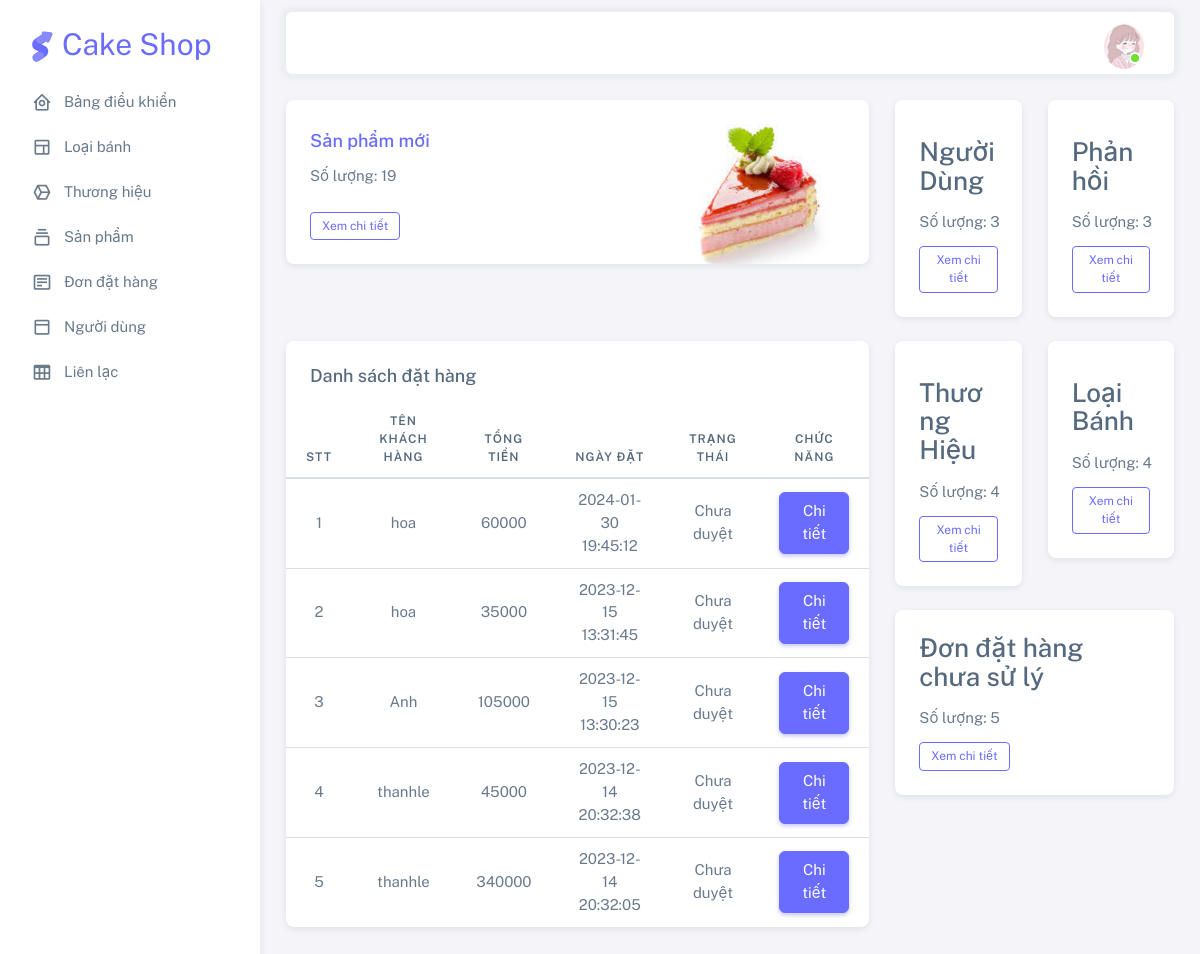
/admin/html/index.php (signed in), run on the app's committed database.
### tables this page shows
CREATE TABLE `oders` (
  `OderId` int(11) NOT NULL,
  `CustomerId` int(11) NOT NULL,
  `Note` varchar(255) NOT NULL,
  `order_date` datetime NOT NULL,
  `address` varchar(255) NOT NULL,
  `number_phone` varchar(15) NOT NULL,
  `status` int(1) NOT NULL DEFAULT 0,
  `total_price` int(255) NOT NULL DEFAULT 0
);

CREATE TABLE `customers` (
  `CustomerId` int(11) NOT NULL,
  `Fullname` varchar(255) NOT NULL,
  `Image` varchar(255) NOT NULL,
  `PhoneNumber` char(15) NOT NULL,
  `Address` varchar(255) NOT NULL,
  `Status` tinyint(1) NOT NULL DEFAULT 1,
  `Email` varchar(255) NOT NULL,
  `Password` varchar(255) NOT NULL,
  `Date_Login` datetime NOT NULL,
  `Date_Logout` datetime NOT NULL
);

### admin/html/index.php (the view, shortened to what this page needs)
<?php
  include($_SERVER['DOCUMENT_ROOT'] . "/admin/inc/header.php");
  include($_SERVER['DOCUMENT_ROOT'] . "/admin/inc/navbar.php");
  include($_SERVER['DOCUMENT_ROOT'] . "/database/connect.php");
  $query = "SELECT Count(*) FROM category where status = 1";
  $category = mysqli_query($conn, $query);
  $data = mysqli_fetch_assoc($category);
  $quantity_category = implode($data);
  $query1 = "SELECT Count(*) FROM brands  where Status = 1";
  $brands = mysqli_query($conn, $query1);
  $data = mysqli_fetch_assoc($brands);
  $quantity_brands = implode($data);
  $query2 = "SELECT Count(*) FROM customers  where Status = 1";
  $customers = mysqli_query($conn, $query2);
  $data = mysqli_fetch_assoc($customers);
  $quantity_customers = implode($data);
  $query3 = "SELECT Count(*) FROM contacts";
  $contacts = mysqli_query($conn, $query3);
  $data = mysqli_fetch_assoc($contacts);
  $quantity_contacts = implode($data);
  $query4 = "SELECT Count(*) FROM oders where status = 0 order by order_date DESC";
  $orders = mysqli_query($conn, $query4);
  $data = mysqli_fetch_assoc($orders);
  $quantity_orders = implode($data);
  $query5 = "SELECT Count(*) FROM products where status = 1 and is_accept = 1";
  $products = mysqli_query($conn, $query5);
  $data = mysqli_fetch_assoc($products);
  $quantity_products = implode($data);
$query = "SELECT o.OderId, o.number_phone, o.order_date, o.note, o.address, c.Fullname, o.total_price, o.status
          FROM oders o, Customers c where o.CustomerId = c.CustomerId and o.status = 0 order by o.order_date DESC limit 5";
$Orders = mysqli_query($conn, $query);
?>
<body>
<?php
 include($_SERVER['DOCUMENT_ROOT'] . "/admin/inc/navbar.php");
?>
      <div class="layout-page">
        <nav class="layout-navbar container-xxl navbar navbar-expand-xl navbar-detached align-items-center bg-navbar-theme" id="layout-navbar">
          <div class="navbar-nav-right d-flex align-items-center" id="navbar-collapse">
            <ul class="navbar-nav flex-row align-items-center ms-auto">
              <li class="nav-item navbar-dropdown dropdown-user dropdown">
                <a class="nav-link dropdown-toggle hide-arrow" href="javascript:void(0);" data-bs-toggle="dropdown">
                  <div class="avatar avatar-online">
                    <img src="../assets/img/avatars/111.png" alt class="w-px-40 h-auto rounded-circle" />
                  </div>
                </a>
              </li>
            </ul>
          </div>
        </nav>
<div class="content-wrapper">
  <div class="container-xxl flex-grow-1 container-p-y">
    <div class="row">
      <div class="col-lg-8 mb-4 order-0">
        <div class="card">
          <div class="d-flex align-items-end row">
            <div class="col-sm-7">
              <div class="card-body">
                <h5 class="card-title text-primary">Sản phẩm mới</h5>
                <p class="mb-4">
                 Số lượng: <?php echo $quantity_products  ?>
                </p>
                <a href="product_list.php" class="btn btn-sm btn-outline-primary">Xem chi tiết</a>
              </div>
            </div>
            <div class="col-sm-5 text-center text-sm-left">
              <div class="card-body pb-0 px-0 px-md-4">
                <img src="../assets/img/illustrations/22.png" height="140" alt="View Badge User" data-app-dark-img="illustrations/man-with-laptop-dark.png" data-app-light-img="illustrations/22.png" />
              </div>
            </div>
          </div>
        </div>
      </div>
      <div class="col-lg-4 col-md-4 order-1">
        <div class="row">
          <div class="col-lg-6 col-md-12 col-6 mb-4">
            <div class="card">
              <div class="card-body">
                <h3>Người Dùng</h3>
                <p class="card-title text-nowrap mb-1">Số lượng: <?php echo $quantity_customers ?> </p>
                <a href="user_list.php" class="mt-2 btn btn-sm btn-outline-primary">Xem chi tiết</a>
              </div>
            </div>
          </div>
          <div class="col-lg-6 col-md-12 col-6 mb-4">
            <div class="card">
              <div class="card-body">
                <h3>Phản hồi</h3>
                <p class="card-title text-nowrap mb-1">Số lượng: <?php echo $quantity_contacts ?> </p>
                <a href="contact_list.php" class="mt-2 btn btn-sm btn-outline-primary">Xem chi tiết</a>
              </div>
            </div>
          </div>
        </div>
      </div>
      <div class="col-12 col-lg-8 order-2 order-md-3 order-lg-2 mb-4">
        <div class="card">
          <div class="row row-bordered g-0">
            <div class="col-md-12">
              <h5 class="card-header m-0 me-2 pb-3">Danh sách đặt hàng</h5>
              <table class="table" style="text-align: center">
                  <thead>
                    <tr>
                      <th>STT</th>
                      <th>Tên khách hàng</th>
                      <th>Tổng tiền</th>
                      <th>Ngày đặt</th>
                      <th>Trạng thái</th>
                      <th>Chức năng</th>
                    </tr>
                  </thead>
                  <tbody class="table-border-bottom-0">
                    <?php
                    foreach ($Orders as $key => $value) : ?>
                      <tr>
                        <td><?php echo $key + 1 ?></td>
                        <td><?php echo $value['Fullname'] ?></td>
                        <td><?php echo $value['total_price'] ?></td>
                        <td><?php echo $value['order_date'] ?></td>
                        <td>
                          <?php  if($value['status'] == 0) {?>
                            <span class="label bg-red">Chưa duyệt</span>
                            <?php } else if($value['status']== 1) {?>
                              <span class="label bg-red">Đã duyệt</span>
                              <?php } else if($value['status']== 2) {?>
                              <span class="label bg-red">Thành công</span>
                              <?php } else if($value['status']== 3) {?>
                              <span class="label bg-red">Đã giao hàng</span>
                              <?php } ?>
                        </td>
                        <td>
                          <button type="button" class="btn btn-primary">
                            <a style="color: white" ; href="order_detail.php?id=<?php echo $value['OderId'] ?>">Chi tiết</a>
                          </button>
                        </td>
                      </tr>
                    <?php endforeach; ?>
            </tbody>
          </table>
            </div>
          </div>
        </div>
      </div>
      <div class="col-12 col-md-8 col-lg-4 order-3 order-md-2">
        <div class="row">
          <div class="col-6 mb-4">
            <div class="card">
              <div class="card-body">
                <h3>Thương Hiệu</h3>
                <p class="card-title text-nowrap mb-1">Số lượng: <?php echo $quantity_brands ?> </p>
                <a href="brand_list.php" class="mt-2 btn btn-sm btn-outline-primary">Xem chi tiết</a>
              </div>
            </div>
          </div>
          <div class="col-6 mb-4">
            <div class="card">
              <div class="card-body">
                  <h3>Loại Bánh</h3>
                  <p class="card-title text-nowrap mb-1">Số lượng: <?php echo $quantity_category ?> </p>
                  <a href="category_list.php" class="mt-2 btn btn-sm btn-outline-primary">Xem chi tiết</a>
              </div>
            </div>
          </div>
          <div class="col-12 mb-4">
            <div class="card">
              <div class="card-body">
                <div class="d-flex justify-content-between flex-sm-row flex-column gap-3">
                  <div class="d-flex flex-sm-column flex-row align-items-start justify-content-between">
                    <h3>Đơn đặt hàng chưa sử lý</h3>
                    <p class="card-title text-nowrap mb-1">Số lượng: <?php echo $quantity_orders ?> </p>
                    <a href="order_list.php" class="mt-2 btn btn-sm btn-outline-primary">Xem chi tiết</a>
                    </div>
                  </div>
                </div>
              </div>
            </div>
          </div>
        </div>
      </div>
    </div>
  </div>
<?php
include($_SERVER["DOCUMENT_ROOT"] . '/admin/inc/footer.php');
?>

### data on the page
oders: CustomerId.Fullname "hoa", total_price "60000", order_date "2024-01-30 19:45:12", status "Chưa duyệt"
oders: CustomerId.Fullname "hoa", total_price "35000", order_date "2023-12-15 13:31:45", status "Chưa duyệt"
oders: CustomerId.Fullname "Anh", total_price "105000", order_date "2023-12-15 13:30:23", status "Chưa duyệt"
oders: CustomerId.Fullname "thanhle", total_price "45000", order_date "2023-12-14 20:32:38", status "Chưa duyệt"
oders: CustomerId.Fullname "thanhle", total_price "340000", order_date "2023-12-14 20:32:05", status "Chưa duyệt"

### other printed values
$quantity_products "19"
$quantity_customers "3"
$quantity_contacts "3"
$quantity_brands "4"
$quantity_category "4"
$quantity_orders "5"
